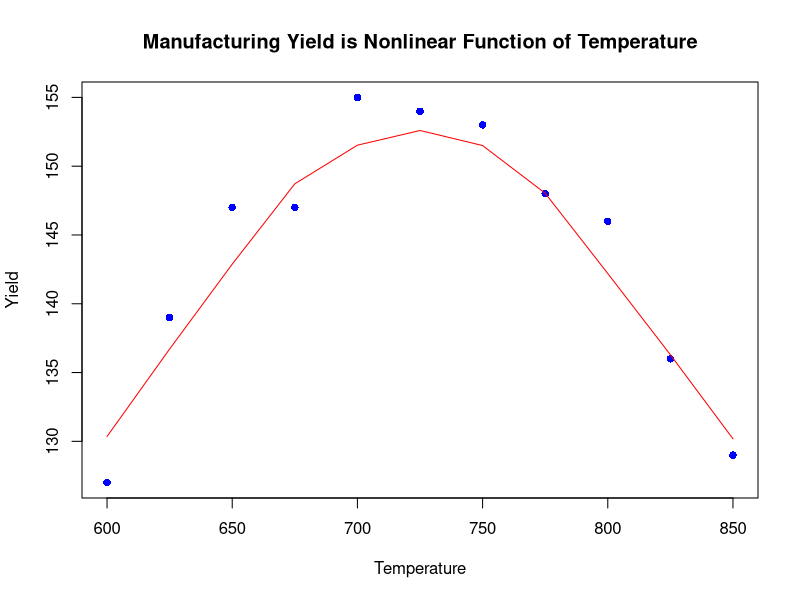
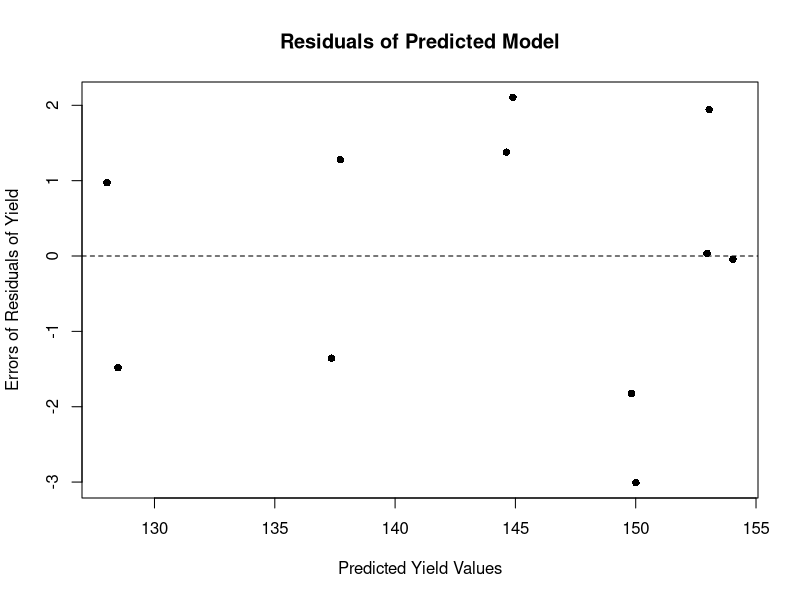
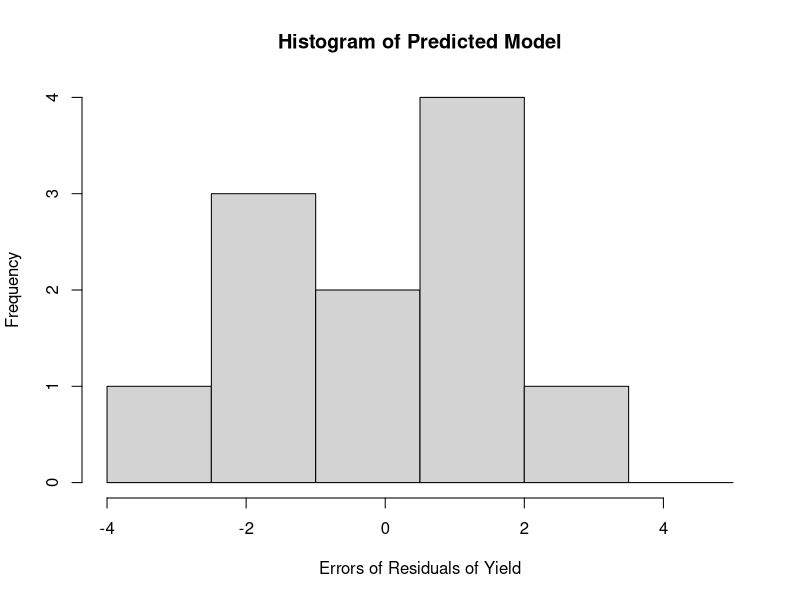
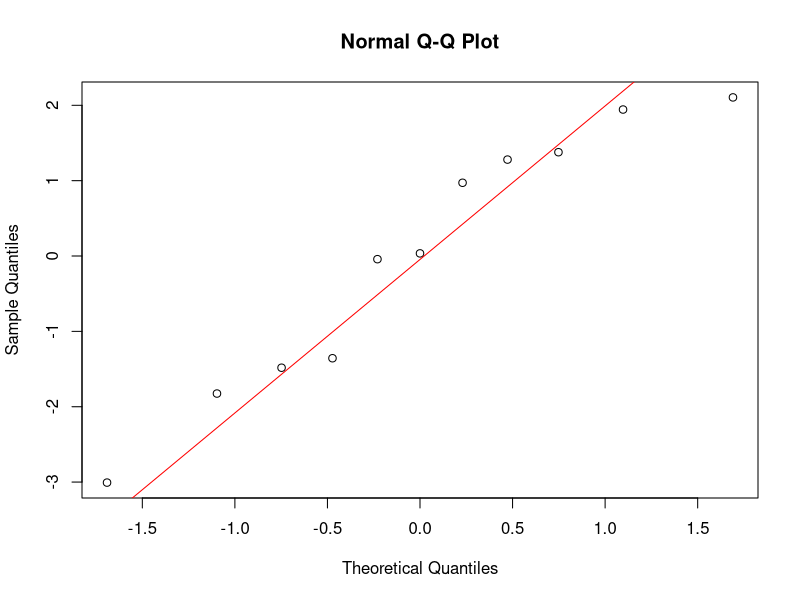
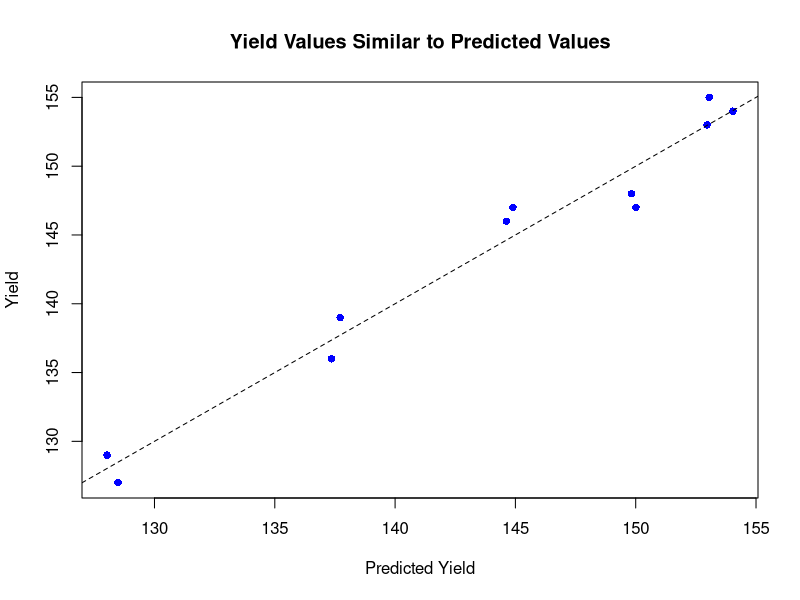
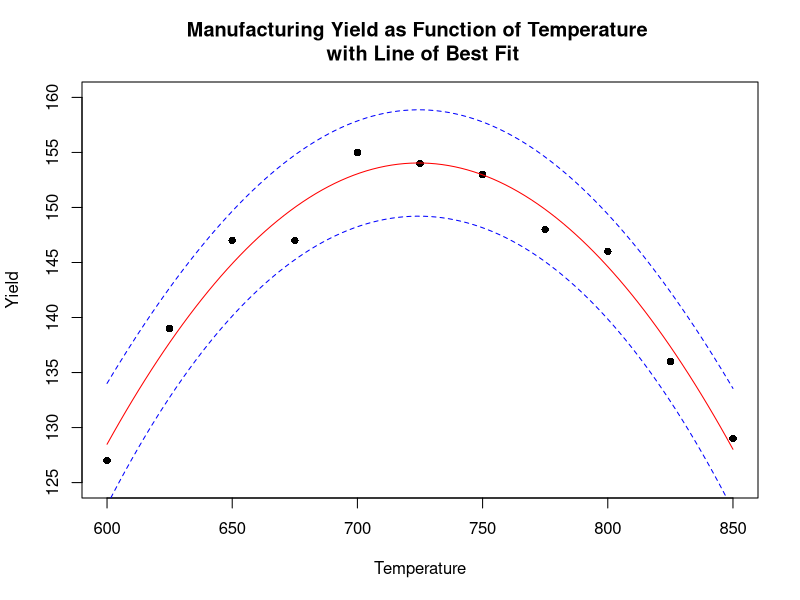

These figures' R source, in order:
#######################################################
# COMM 581 - Assignment 04 - Multiple Linear Regression
# Instructor: Martha Essak
# Gurpal Bisra
# Student #: 69295061
# Due date: Oct. 3, 2016 at 11 p.m.
#######################################################

# You are trying to determine the temperature at which to conduct a manufacturing process that generates the maximum yield. You have measured the yield at different temperatures. The quadratic model equation for the population will be: yi = ??0 + ??1 x1i + ??2 x2i + ??i where x1 is temperature and x2 is temperature squared.

### Question 1 -------------------------------------------------------------------
### Graph the relationship between yield and temperature. Does the relationship look linear? Discuss the form and strength of the relationship, and identify any outliers. 

mydata <- read.csv("Yield_and_temperature.csv", header=TRUE)
    # import data from csv, and declaring header row at top

str(mydata)     # Observe structure of data frame which has 40 rows, 3 columns
    # 'data.frame':	11 obs. of  2 variables:
    # $ yield      : int  127 139 147 147 155 154 153 148 146 136 ...
    # $ temperature: int  600 625 650 675 700 725 750 775 800 825 ...

plot(yield ~ temperature, data = mydata, col = "blue", pch = 16, main = "Manufacturing Yield is Nonlinear Function of Temperature", xlab="Temperature", ylab="Yield")
# see quadratic relationship, therefore, transform x
    # denote x1 = first variable
    # (1) Form of Relationship or association = linear or not?
    # association mean linear or not, while correlation means linear
    # (2) Direction = positive then negative
    # (3) Strength = no clustered points 
    # (4) Outliers = posibly only at 675

# Determine outliers by plotting a line through data of locally weighted averaged lines where I set the delta value (i.e. want delta as low as possible)
lines(lowess(mydata$temperature, mydata$yield, delta=0.1), col="red")  

### Question 2 -------------------------------------------------------------------
### Fit a quadratic model (including two explanatory variables: temperature and the square of temperature) and create the residual plot for the model. Using the residual plot, assess the assumptions of linearity and equal variance. Divide the residual plot into 3-4 segments to assess these assumptions. State any concerns you have and their consequences. (2 marks) 

# create a new column in your dataframe with transformed values of the x-variable
mydata$temperature.squared <- (mydata$temperature)^2    # must do as separate step, because R not know x or x^2 related
    # denote: temperature^2 = x2

# create model, of y then list x variables
z2 <- lm(yield ~ temperature + temperature.squared, data=mydata) 
    # fit a multiple linear regression model with the original x-variable and the transformed x-variable
    # New dataset --> temperature, temperature.squared

# Check if relationship is linear
    # Compute residuals of object z1 (linear fit of sales vs. number of employees)
resid1 <- resid(z2)
    # Calculate predicted y_hat values
predict1 <- predict(z2)

# Residual plot for model based on original units
plot(resid1 ~ predict1, pch=16, main = "Residuals of Predicted Model", xlab="Predicted Yield Values", ylab="Errors of Residuals of Yield")
    # Add line Residuals = 0
abline(0, 0, lty=2)

# Assess assumptions of linearity and equal variance

# Now test significance of each variable
# yi = Bo + B1x1i + B2(x1i^2) + ei
# Now, do t-test to see if we need x1i at all?

# y = yield, x1 = temperature, no need for back transformation

### Question 3 -------------------------------------------------------------------
### Check the normality assumption using a histogram, normality plot, and normality tests. Adjust the bin width for the histogram to be informative. State any concerns you have and their consequences.

# Look at the histogram to see whether the residuals are normally distributed
hist(resid1, breaks = seq(-4, 5, by=1.5), main = "Histogram of Predicted Model", xlab="Errors of Residuals of Yield", ylab="Frequency")

# plot(z2)        # get graphs that dont' make sense
qqnorm(resid1)
qqline(resid1, main = "Normal Q-Q plot of residuals", col = "red")

# Normality testing with alpha = 0.05
library(nortest)
shapiro.test(resid1)
ad.test(resid1)
cvm.test(resid1)
lillie.test(resid1)

# Plot yield vs. y_hat
mydata$predict1 <- predict(z2)
mydata$resid1 <- resid(z2)
plot(yield ~ predict1, data = mydata, pch = 16, col = "blue", main = "Yield Values Similar to Predicted Values", xlab="Predicted Yield", ylab="Yield")
# not Q-Q plot, but looking at how well the model matches the data
abline(0,1,lty=2)

### Question 5 -------------------------------------------------------------------
### Write the ANOVA table for this model showing each component of variation (variable 1, variable 2, error, total), its associated df, sum of squares and mean squares. (3 marks)
anova(z2)
# double check addition with summary(z2)
summary(z2)

# Calculate MSreg, MSE from anozva table

### Question 7 -------------------------------------------------------------------
### Can you simplify the model? Test if the co-efficient associated with temperature is equal to 0 (and could therefore be removed from the model). Use a t-test for this co-efficient. What does it mean if this co-efficient is not equal to 0?

summary(z2)

### Question 8 -------------------------------------------------------------------
### State the estimates of the co-efficients (b0, b1, b2) and calculate their confidence intervals using the standard errors from the outputs. Do the confidence intervals for b1 and b2 overlap zero? What does it mean if they do overlap zero?

confint(z2, level=0.95) # get the 95% confidence intervals for the co-efficients

### Question 9 -------------------------------------------------------------------
### Calculate the R2 value (co-efficient of multiple determination) and standard error of the estimate (root MSE) from the sums of squares. Show your calculations. Check if these are in agreement with the outputs from R.

SSY <- sum((mydata$yield - mean(mydata$yield))^2)
SSY
SSX <- sum((mydata$temperature - mean(mydata$temperature))^2)
SSX
mean(mydata$temperature)

### Question 10 + 11 -------------------------------------------------------------------
### What temperature gives the maximum yield based on the model? What is the predicted yield at the optimal temperature? Calculate the prediction interval associated with this yield.

# Find the prediction intervals
xnew <- seq(min(mydata$temperature), max(mydata$temperature), length.out = 100) 
    # create a new vector with 100 different points ranging from your minimum x-value to your maximum x-value
xnew <- as.data.frame(xnew) # convert this to a dataframe so that you can add additional columns
    # because now we have multiple parameters, temperature and temperature.squared
names(xnew)[1] <- c("temperature") 
    # rename the first column to match your original x-variable, I called it temperature before in the code, so I will     give it the same name now. This makes it easy for R to match up the new data with the variables that are in the        model
    # names must match!
xnew$temperature.squared <- (xnew$temperature)^2 
    # create a second column in your dataframe with temperature squared. Again, give this the same variable name it had     before in the code
xnew # This is a good point to view your new data to check that everything is working properly

ynew.ci <- data.frame(predict(z2, newdata = data.frame(xnew), interval = "prediction", level = 0.95)) 
    # R will calculate the predicted values and  prediction intervals for all the different new x values that you have     provided
ynew.ci
new.values <- cbind(xnew,ynew.ci) 
    # combine the dataframe  with the new x-values and the dataframe with the predicted y-values and prediction            intervals
new.values 
    # Check that all your columns are what you would expect them to be

### to find max in data frame
xnew[which.max(xnew$temperature), ]
ynew.ci[which.max(ynew.ci$fit), ]
# then it's corresponds to row 50 in xnew is 723.... 

predict(z2, data.frame(temperature = 723.7374, temperature.squared=523795.8, fit=154.0416),interval = "prediction", level = 0.95)

sqrt(((((723.7374 -725)^2)/68750)+(1/11)+1)*3.63)

### Question 12 -------------------------------------------------------------------
### Create a plot of the original data (yield vs. temperature) including the line of best fit and lines for the prediction intervals.

plot(mydata$yield~mydata$temperature, pch = 16, ylim=c(125,160), main = "Manufacturing Yield as Function of Temperature \n with Line of Best Fit", xlab="Temperature", ylab="Yield")
lines(new.values$fit ~ new.values$temperature, lty=1, col = "red")
    # this looks different because we we are using the columns from the data frame instead of vectors
lines(new.values$lwr ~ new.values$temperature, lty = 2, col = "blue")
lines(new.values$upr ~ new.values$temperature, lty = 2, col = "blue")
